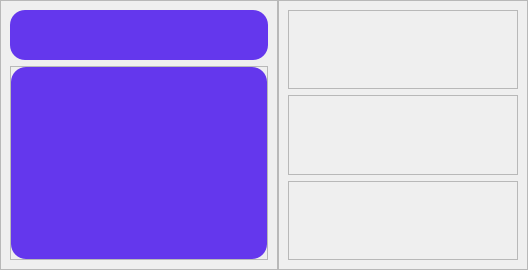
            <widget class="QWidget" name="pageAdmin">
             <layout class="QHBoxLayout" name="horizontalLayout_13">
              <property name="spacing">
               <number>0</number>
              </property>
              <property name="leftMargin">
               <number>0</number>
              </property>
              <property name="topMargin">
               <number>0</number>
              </property>
              <property name="rightMargin">
               <number>0</number>
              </property>
              <property name="bottomMargin">
               <number>0</number>
              </property>
              <item>
               <widget class="QFrame" name="frmContentAdmin">
                <property name="frameShape">
                 <enum>QFrame::StyledPanel</enum>
                </property>
                <property name="frameShadow">
                 <enum>QFrame::Raised</enum>
                </property>
                <layout class="QVBoxLayout" name="verticalLayout_10">
                 <item>
                  <widget class="QFrame" name="frmSearchbar">
                   <property name="minimumSize">
                    <size>
                     <width>0</width>
                     <height>50</height>
                    </size>
                   </property>
                   <property name="maximumSize">
                    <size>
                     <width>16777215</width>
                     <height>50</height>
                    </size>
                   </property>
                   <property name="styleSheet">
                    <string notr="true">background-color: rgb(100, 55, 237);
border-radius: 15px;
</string>
                   </property>
                   <property name="frameShape">
                    <enum>QFrame::StyledPanel</enum>
                   </property>
                   <property name="frameShadow">
                    <enum>QFrame::Raised</enum>
                   </property>
                  </widget>
                 </item>
                 <item>
                  <widget class="QFrame" name="frmUserTbl">
                   <property name="maximumSize">
                    <size>
                     <width>16777215</width>
                     <height>16777215</height>
                    </size>
                   </property>
                   <property name="frameShape">
                    <enum>QFrame::StyledPanel</enum>
                   </property>
                   <property name="frameShadow">
                    <enum>QFrame::Raised</enum>
                   </property>
                   <layout class="QVBoxLayout" name="verticalLayout_12">
                    <property name="spacing">
                     <number>0</number>
                    </property>
                    <property name="leftMargin">
                     <number>0</number>
                    </property>
                    <property name="topMargin">
                     <number>0</number>
                    </property>
                    <property name="rightMargin">
                     <number>0</number>
                    </property>
                    <property name="bottomMargin">
                     <number>0</number>
                    </property>
                    <item>
                     <widget class="QTableWidget" name="tblUser">
                      <property name="font">
                       <font>
                        <pointsize>12</pointsize>
                       </font>
                      </property>
                      <property name="styleSheet">
                       <string notr="true">background-color: rgb(100, 55, 237);
border-radius: 15px;
</string>
                      </property>
                     </widget>
                    </item>
                   </layout>
                  </widget>
                 </item>
                </layout>
               </widget>
              </item>
              <item>
               <widget class="QFrame" name="frmContorlAdmin">
                <property name="minimumSize">
                 <size>
                  <width>250</width>
                  <height>0</height>
                 </size>
                </property>
                <property name="maximumSize">
                 <size>
                  <width>250</width>
                  <height>16777215</height>
                 </size>
                </property>
                <property name="frameShape">
                 <enum>QFrame::StyledPanel</enum>
                </property>
                <property name="frameShadow">
                 <enum>QFrame::Raised</enum>
                </property>
                <layout class="QVBoxLayout" name="verticalLayout_11">
                 <item>
                  <widget class="QFrame" name="bufferTop">
                   <property name="frameShape">
                    <enum>QFrame::StyledPanel</enum>
                   </property>
                   <property name="frameShadow">
                    <enum>QFrame::Raised</enum>
                   </property>
                  </widget>
                 </item>
                 <item>
                  <widget class="QFrame" name="frmControlBtns">
                   <property name="frameShape">
                    <enum>QFrame::StyledPanel</enum>
                   </property>
                   <property name="frameShadow">
                    <enum>QFrame::Raised</enum>
                   </property>
                  </widget>
                 </item>
                 <item>
                  <widget class="QFrame" name="bufferBottom">
                   <property name="frameShape">
                    <enum>QFrame::StyledPanel</enum>
                   </property>
                   <property name="frameShadow">
                    <enum>QFrame::Raised</enum>
                   </property>
                  </widget>
                 </item>
                </layout>
               </widget>
              </item>
             </layout>
            </widget>
